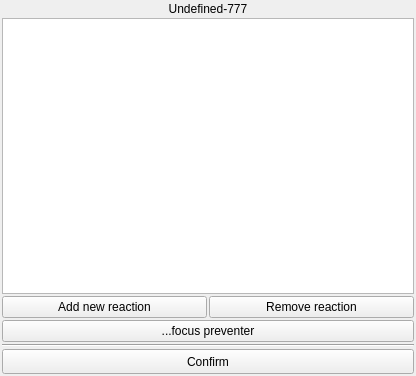
<?xml version="1.0" encoding="UTF-8"?>
<ui version="4.0">
 <class>ANeutronReactionsConfigurator</class>
 <widget class="QDialog" name="ANeutronReactionsConfigurator">
  <property name="geometry">
   <rect>
    <x>0</x>
    <y>0</y>
    <width>416</width>
    <height>376</height>
   </rect>
  </property>
  <property name="windowTitle">
   <string>Dialog</string>
  </property>
  <layout class="QVBoxLayout" name="verticalLayout">
   <property name="spacing">
    <number>2</number>
   </property>
   <property name="leftMargin">
    <number>2</number>
   </property>
   <property name="topMargin">
    <number>2</number>
   </property>
   <property name="rightMargin">
    <number>2</number>
   </property>
   <property name="bottomMargin">
    <number>2</number>
   </property>
   <item>
    <widget class="QLabel" name="labTitle">
     <property name="text">
      <string>Undefined-777</string>
     </property>
     <property name="alignment">
      <set>Qt::AlignCenter</set>
     </property>
    </widget>
   </item>
   <item>
    <widget class="QListWidget" name="lwReactions"/>
   </item>
   <item>
    <layout class="QHBoxLayout" name="horizontalLayout">
     <item>
      <widget class="QPushButton" name="pbAdd">
       <property name="minimumSize">
        <size>
         <width>0</width>
         <height>0</height>
        </size>
       </property>
       <property name="focusPolicy">
        <enum>Qt::NoFocus</enum>
       </property>
       <property name="text">
        <string>Add new reaction</string>
       </property>
      </widget>
     </item>
     <item>
      <widget class="QPushButton" name="pbRemove">
       <property name="focusPolicy">
        <enum>Qt::NoFocus</enum>
       </property>
       <property name="text">
        <string>Remove reaction</string>
       </property>
      </widget>
     </item>
    </layout>
   </item>
   <item>
    <widget class="QPushButton" name="pbDummy">
     <property name="focusPolicy">
      <enum>Qt::NoFocus</enum>
     </property>
     <property name="text">
      <string>...focus preventer</string>
     </property>
    </widget>
   </item>
   <item>
    <widget class="Line" name="line">
     <property name="orientation">
      <enum>Qt::Horizontal</enum>
     </property>
    </widget>
   </item>
   <item>
    <widget class="QPushButton" name="pbConfirm">
     <property name="minimumSize">
      <size>
       <width>0</width>
       <height>25</height>
      </size>
     </property>
     <property name="focusPolicy">
      <enum>Qt::NoFocus</enum>
     </property>
     <property name="text">
      <string>Confirm</string>
     </property>
    </widget>
   </item>
  </layout>
 </widget>
 <resources/>
 <connections/>
</ui>
